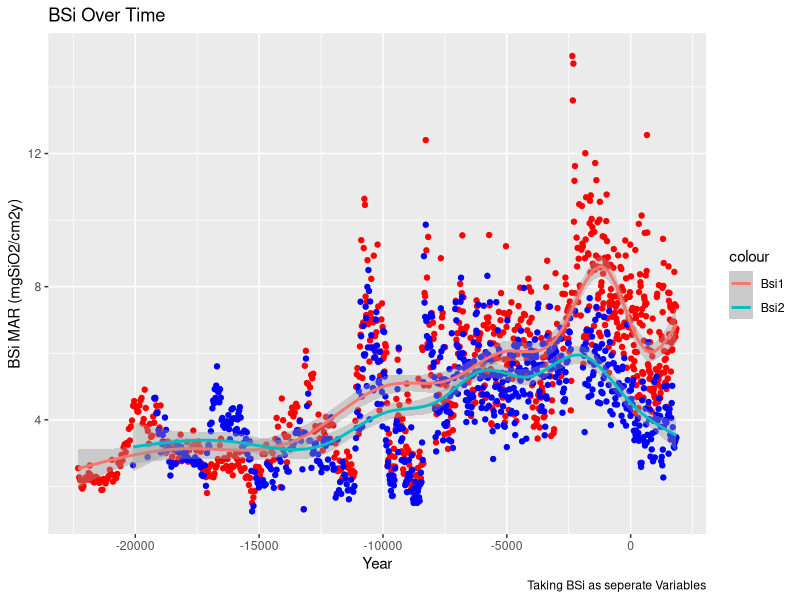
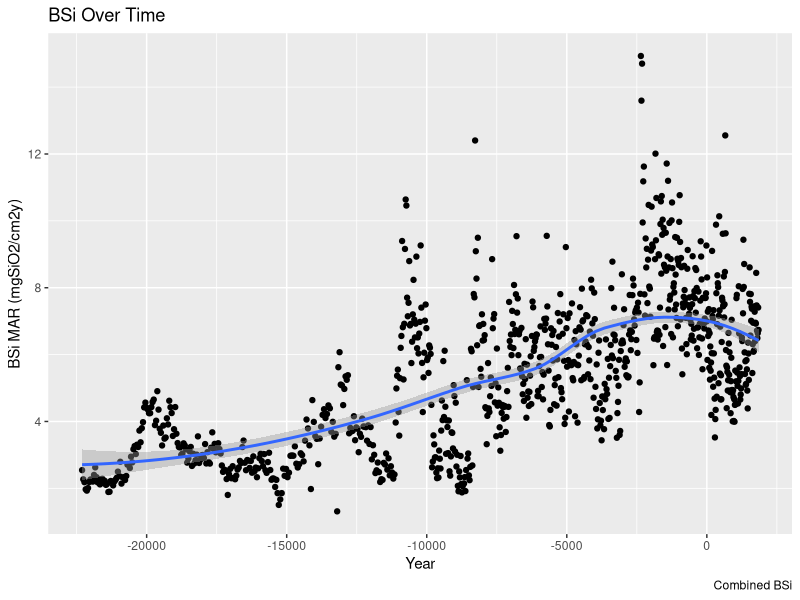

Generate these figures, in order, with R:
## ---- chunk 1
knitr::opts_chunk$set(echo = TRUE)
library(tidyverse)
library(readxl)
## ---- chunk 2
malawi<-read_excel(path="East Africa lake data.xlsx",sheet="Malawi")
malawi<-malawi[-c(4,5)]
malawi1<-malawi[c(1:3)]
malawi2<-malawi[c(4:6)]
malawi1<-malawi1%>%select("age"=`Age, ybp`,"calender"=`Age (calender)...2`,"Bsi1"=`BSi MAR (mgSiO2/cm2y)...3`)
malawi2<-malawi2%>%select("age"=`Age, cal ybp`,"calender"=`Age (calender)...7`,"Bsi2"=`BSi MAR (mgSiO2/cm2y)...8`)
malawi1$age<-as.integer(malawi1$age)
malawi1$calender<-as.integer(malawi1$calender)
malawi2$age<-as.integer(malawi2$age)
malawi2$calender<-as.integer(malawi2$calender)
malawi1<-malawi1%>%filter(!is.na(age))
malawi2<-malawi2%>%filter(!is.na(age))


malawi<-full_join(malawi1,malawi2,by=c("calender","age"))


## ---- chunk 3
ggplot(malawi,aes(calender))+geom_point(aes(y=Bsi1),color="red")+geom_point(aes(y=Bsi2),color="blue")+geom_smooth(aes(y=Bsi1,color="Bsi1"))+
  geom_smooth(aes(y=Bsi2,color="Bsi2"))+labs(x="Year",y="BSi MAR (mgSiO2/cm2y)",title="BSi Over Time",caption="Taking BSi as seperate Variables")
## ---- chunk 4


malawi2<-malawi%>%unite(Bsi1,Bsi2,col="BSi",sep='_',na.rm=T)
malawi3<-malawi2[917:1655,]%>%separate(BSi,into=c(NA,"BSi"),sep="_")
malawi4<-malawi2[1:916,]%>%separate(BSi,into=c("BSi",NA),sep="_")
malawi2<-full_join(malawi3,malawi4)
malawi2$BSi<-as.double(malawi2$BSi)
malawi2<-malawi2%>%filter(!is.na(BSi))
ggplot(data=malawi2,aes(calender,BSi))+geom_point()+geom_smooth()+labs(x="Year",y="BSi MAR (mgSiO2/cm2y)",title="BSi Over Time", 
                                                                       caption="Combined BSi")

